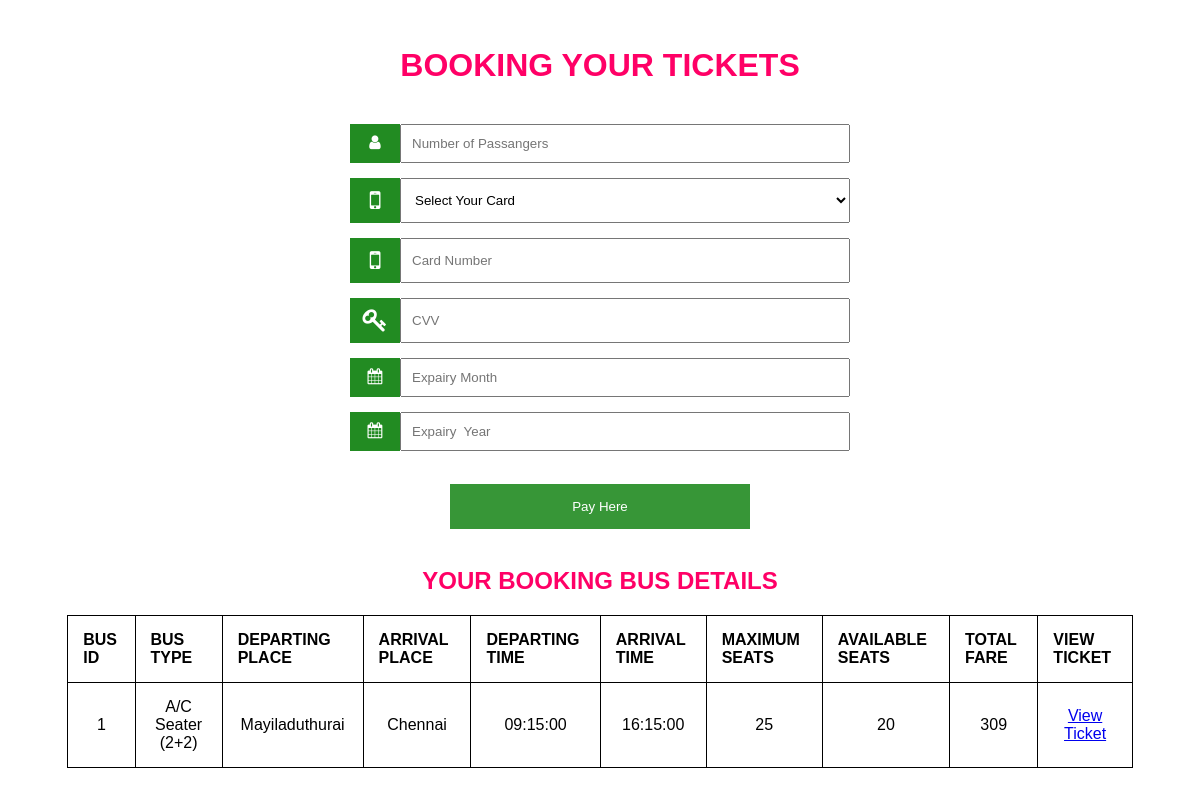
/book.php?BUSID=1, run on the app's committed database.
### tables this page shows
CREATE TABLE `bus` (
  `BUSID` int(3) NOT NULL,
  `BUSTYPE` varchar(20) NOT NULL,
  `STARTPLACE` varchar(15) NOT NULL,
  `ENDPLACE` varchar(15) NOT NULL,
  `STARTTIME` time NOT NULL,
  `ENDTIME` time NOT NULL,
  `MAXSEATS` int(5) NOT NULL,
  `AVAILSEATS` int(5) NOT NULL,
  `FARE` float NOT NULL
);

### book.php (the view, shortened to what this page needs)
<!DOCTYPE html>
<html>
<head>
<link rel="stylesheet" href="https://cdnjs.cloudflare.com/ajax/libs/font-awesome/4.7.0/css/font-awesome.min.css">
</head>
<body>
<form name="RegForm" action="#" style="max-width:500px;margin:auto" onsubmit="return REGISTERATION()" method="post">
<center><br>
<b><h1><font color="#ff0066">BOOKING YOUR TICKETS</font></h1></b><br>
<div class="input-container">
<i class="fa fa-user icon"></i>
<input class="input-field" type="text" placeholder="Number of Passangers" name="user" required>
</div>
<div class="input-container">
<i class="fa fa-mobile icon" style='font-size:25px'></i>
<select name="splace" class="input-field" required >
<option value="start">Select Your Card </option>
</select>
</div>
<div class="input-container">
<i class="fa fa-mobile icon" style='font-size:25px'></i>
<input class="input-field" type="text" placeholder="Card Number" name="confpsw" required>
</div>
<div class="input-container">
<i class="fa fa-key icon" style='font-size:25px'></i>
<input class="input-field" type="password" placeholder="CVV" name="age" required>
</div>
<div class="input-container">
<i class="fa fa-calendar icon"></i>
<input class="input-field" type="text" placeholder="Expairy Month " name="email" required>
</div>
<div class="input-container">
<i class="fa fa-calendar icon"></i>
<input class="input-field" type="text" placeholder="Expairy  Year" name="email" required>
</div>
<br>
<button type="submit" class="btn">Pay Here</button>
</form>
<center><br>
<b><h2><font color="#ff0066"> YOUR BOOKING BUS DETAILS</font></h2></b>
<table style="width:90%">
  <tr>
    <th>BUS ID</th>
    <th>BUS TYPE</th>
    <th>DEPARTING PLACE</th>
    <th>ARRIVAL PLACE</th>
    <th>DEPARTING TIME</th>
    <th>ARRIVAL TIME</th>
    <th>MAXIMUM SEATS</th>
    <th>AVAILABLE SEATS</th>
    <th>TOTAL FARE</th>
    <th>VIEW TICKET</th>
  </tr>
<?php
include "main.php";
$ID=$_REQUEST['BUSID'];
$namesql = "SELECT * FROM bus WHERE BUSID='".$ID."'";
$result = mysqli_query($con,$namesql);
if(mysqli_num_rows($result)>0)
{
while($row = mysqli_fetch_assoc($result))
{
?>
<tr>
<td><?php echo $row["BUSID"];?></td>
<td><?php echo $row["BUSTYPE"];?></td>
<td><?php echo $row["STARTPLACE"];?></td>
<td><?php  echo $row["ENDPLACE"];?></td>
<td><?php echo $row["STARTTIME"];?></td>
<td><?php echo $row["ENDTIME"];?></td>
<td><?php echo $row["MAXSEATS"];?></td>
<td><?php echo $row["AVAILSEATS"];?></td>
<td><?php echo $row["FARE"]; ?></td>
<td><a href="view.php?BUSID=<?php echo $row["BUSID"];?>"> View Ticket</a></td>
</tr>
</table>
<?php
}
}
?></center>
</body>
</html>

### book.php (style rules this page uses)
body { font-family: Arial, Helvetica, sans-serif; }
* { box-sizing: border-box; }
body { background-image: url('back.jpg'); background-repeat: no-repeat; background-attachment: fixed; background-size: cover; }
table, th, td { border: 1px solid black; border-collapse: collapse; background-color: #ffffff; }
th, td { padding: 15px; text-align: center; }
th { text-align: left; }
.input-container { display: -ms-flexbox; display: flex; width: 100%; margin-bottom: 15px; }
.icon { padding: 10px; background: forestgreen; color: white; min-width: 50px; text-align: center; }
.input-field { width: 100%; padding: 10px; outline: none; }
.btn { background-color: forestgreen; color: white; padding: 15px 20px; border: none; cursor: pointer; width: 60%; opacity: 0.9; }

### data on the page
bus: BUSID "1", BUSTYPE "A/C Seater (2+2)", STARTPLACE "Mayiladuthurai", ENDPLACE "Chennai", STARTTIME "09:15:00", ENDTIME "16:15:00", MAXSEATS "25", AVAILSEATS "20", FARE "309"
